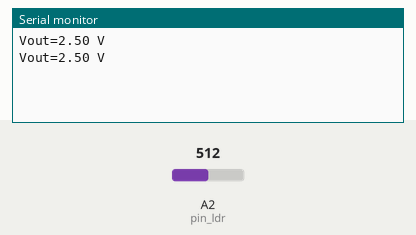
Bench run of a sketch on a simulated Arduino Uno, built with avr-gcc and run on an emulated ATmega328P. Parts: the last lines printed to the serial monitor. The test bench sets the inputs (shaded band); at power-on: A2 (pin_ldr) = 512.

Above: at 1.8 s.
1.9 s: A2 (pin_ldr) set to 716
At 2.7 s:
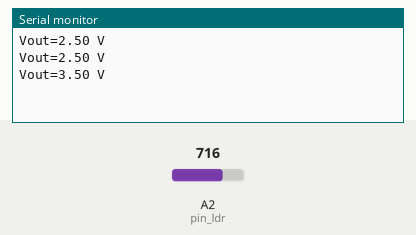
3.4 s: A2 (pin_ldr) set to 900
At 4.8 s:
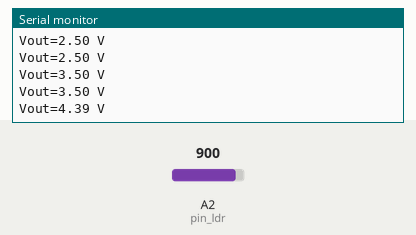
Timing chart, 0 to 6.4 s (numbered marks = the images above; inputs shaded):
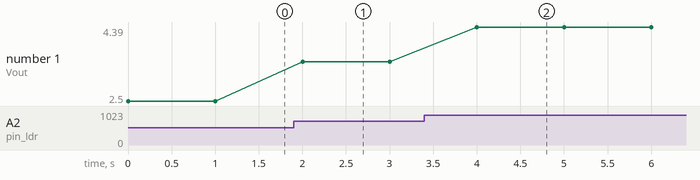

Measured:
- after the input at 1.9 s, the serial monitor: prints a new line after 0.10 s (image 1)
- after the input at 3.4 s, the serial monitor: prints a new line after 0.60 s (image 2)
- plotted number 1: 2.5 → 3.5 after the input at 1.9 s, 3.5 → 4.39 after the input at 3.4 s

The sketch:

hasil_output_nilai_sensor_ldr.ino
```cpp
const int pin_ldr = A2;

void setup() {
  // put your setup code here, to run once:
  Serial.begin(9600);

}

void loop() {
  // put your main code here, to run repeatedly:
  int nilai = analogRead (pin_ldr); // nilai analog dari sensor ldr
  float tegangan_hasil = 5.0 * nilai / 1024;
  //tampilan hasil output nilai analog
  Serial.print ("Vout=");
  Serial.print (tegangan_hasil);
  Serial.print (" V");
  Serial.println("");

  delay(1000);
}
```
